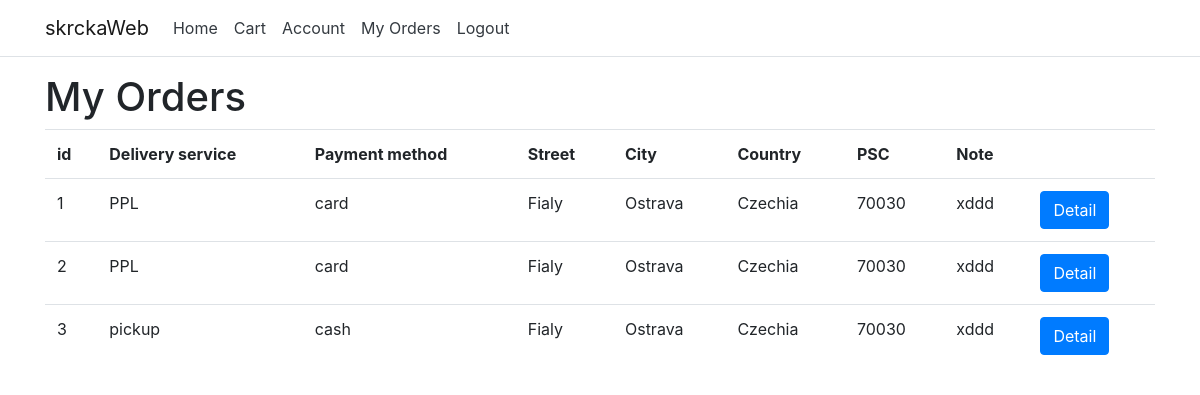
The app's page /shop/orders (signed in) with its own data.
### shop/models.py (models this page shows, shortened)
class Order(models.Model):
    user = models.ForeignKey(get_user_model(), on_delete=models.CASCADE, default=0)
    payment_method = models.ForeignKey(PaymentMethod, on_delete=models.CASCADE, default=0)
    delivery_service = models.ForeignKey(DeliveryService, on_delete=models.CASCADE, default=0)
    street = models.CharField(max_length=255)
    city = models.CharField(max_length=255)
    country = models.CharField(max_length=255)
    psc = models.CharField(max_length=5)
    note = models.CharField(max_length=255)

class DeliveryService(models.Model):
    name = models.CharField(max_length=255)
    price = models.FloatField()

class PaymentMethod(models.Model):
    name = models.CharField(max_length=255)
    desc = models.CharField(max_length=255)

### shop/views.py (the view)
# urls.py: path('orders', views.orders_view, name='orders'),
@login_required
def orders_view(request):
    orders = Order.objects.filter(user_id=request.user.id)
    return render(request, 'orders.html',
                    {'orders': orders})

### shop/templates/orders.html
{% extends 'base.html' %}
{% block content %}
<h1>My Orders</h1>
<table class="table">
    <tr>
        <th>id</th>
        <th>Delivery service</th>
        <th>Payment method</th>
        <th>Street</th>
        <th>City</th>
        <th>Country</th>
        <th>PSC</th>
        <th>Note</th>
        <th></th>
    </tr>
    {% for order in orders %}
    <tr>
        <td>{{ order.id }}</td>
        <td>{{ order.delivery_service.name }}</td>
        <td>{{ order.payment_method.name }}</td>
        <td>{{ order.street }}</td>
        <td>{{ order.city }}</td>
        <td>{{ order.country }}</td>
        <td>{{ order.psc }}</td>
        <td>{{ order.note }}</td>
        <td><a class="btn btn-primary" href="{% url 'order_detail' order.id %}">Detail</a></td>
    </tr>
    {% endfor %}
</table>
{% endblock %}

### records on screen
Order: id "1", delivery_service.name "PPL", payment_method.name "card", street "Fialy", city "Ostrava", country "Czechia", psc "70030", note "xddd"
Order: id "2", delivery_service.name "PPL", payment_method.name "card", street "Fialy", city "Ostrava", country "Czechia", psc "70030", note "xddd"
Order: id "3", delivery_service.name "pickup", payment_method.name "cash", street "Fialy", city "Ostrava", country "Czechia", psc "70030", note "xddd"
